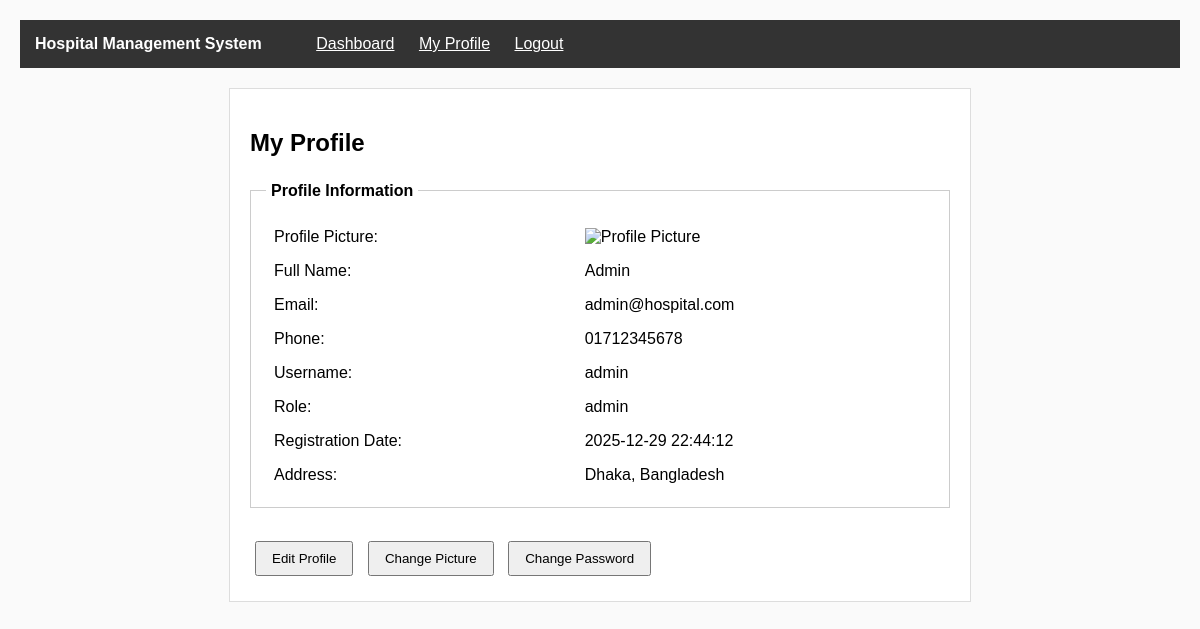
Page /view/profile_view.php (signed in) on the committed database.
### tables this page shows
CREATE TABLE users (
  id INT AUTO_INCREMENT PRIMARY KEY,
  full_name VARCHAR(100) NOT NULL,
  email VARCHAR(100) NOT NULL,
  phone VARCHAR(20) NOT NULL,
  username VARCHAR(50) NOT NULL UNIQUE,
  password VARCHAR(255) NOT NULL,
  role VARCHAR(20) NOT NULL,
  profile_picture VARCHAR(255),
  original_picture_name VARCHAR(255),
  address TEXT,
  registration_date TIMESTAMP DEFAULT CURRENT_TIMESTAMP
);

### model/userModel.php (called while the page is built, shortened)
<?php
function getUserById($id)
{
    $con = getConnection();
    $sql = "SELECT * FROM users WHERE id='{$id}'";
    $result = mysqli_query($con, $sql);
    if (mysqli_num_rows($result) == 1) {
        return mysqli_fetch_assoc($result);
    } else {
        return false;
    }
}
?>

### view/profile_view.php (the view, shortened to what this page needs)
<?php
require_once('../model/userModel.php');
$user = getUserById($_SESSION['user_id']);
?>
<!DOCTYPE html>
<html lang="en">
<head>
    <link rel="stylesheet" href="../assets/css/style.css">
</head>
<body>
    <div class="navbar">
        <span class="navbar-title">Hospital Management System</span>
        <?php
        if ($_SESSION['role'] == 'admin') {
            $dashboard_link = 'dashboard_admin.php';
        } elseif ($_SESSION['role'] == 'doctor') {
            $dashboard_link = 'dashboard_doctor.php';
        } elseif ($_SESSION['role'] == 'patient') {
            $dashboard_link = 'dashboard_patient.php';
        } else {
            header('location: ../controller/logout.php');
            exit;
        }
        ?>
        <a href="<?php echo $dashboard_link; ?>" class="navbar-link">Dashboard</a>
        <a href="profile_view.php" class="navbar-link">My Profile</a>
        <a href="../controller/logout.php" class="navbar-link">Logout</a>
    </div>
    <div class="main-container">
        <h2>My Profile</h2>
        <fieldset>
            <legend>Profile Information</legend>
            <table>
                <tr>
                    <td>Profile Picture:</td>
                    <td>
                        <img src="<?php echo $user && $user['profile_picture'] ? $user['profile_picture'] : '../assets/images/default.jpg'; ?>"
                            alt="Profile Picture" width="100" height="100" id="profile-picture">
                    </td>
                </tr>
                <tr>
                    <td>Full Name:</td>
                    <td><?php echo $user ? $user['full_name'] : 'N/A'; ?></td>
                </tr>
                <tr>
                    <td>Email:</td>
                    <td><?php echo $user ? $user['email'] : 'N/A'; ?></td>
                </tr>
                <tr>
                    <td>Phone:</td>
                    <td><?php echo $user ? $user['phone'] : 'N/A'; ?></td>
                </tr>
                <tr>
                    <td>Username:</td>
                    <td><?php echo $user ? $user['username'] : 'N/A'; ?></td>
                </tr>
                <tr>
                    <td>Role:</td>
                    <td><?php echo $user ? $user['role'] : 'N/A'; ?></td>
                </tr>
                <tr>
                    <td>Registration Date:</td>
                    <td><?php echo $user ? $user['registration_date'] : 'N/A'; ?></td>
                </tr>
                <tr>
                    <td>Address:</td>
                    <td><?php echo $user && $user['address'] ? $user['address'] : 'N/A'; ?></td>
                </tr>
            </table>
        </fieldset>
        <br>
        <a href="profile_edit.php"><button>Edit Profile</button></a>
        <a href="profile_upload_picture.php"><button>Change Picture</button></a>
        <a href="profile_change_password.php"><button>Change Password</button></a>
    </div>
</body>
</html>

### assets/css/style.css (style rules this page uses)
body { margin: 0; padding: 20px; background-color: #fafafa; font-family: Arial, sans-serif; }
.main-container { width: 700px; margin: 20px auto; padding: 20px; background-color: white; border: 1px solid #ddd; }
.navbar { background-color: #333; color: white; padding: 15px; margin-bottom: 20px; }
.navbar-title { margin-right: 30px; font-weight: bold; }
.navbar-link { color: white; margin-left: 20px; }
fieldset { padding: 15px; margin: 10px 0; border: 1px solid #ccc; }
legend { font-weight: bold; padding: 5px; }
table { width: 100%; border-collapse: collapse; }
td { padding: 8px; }
input[type="submit"], button { padding: 8px 15px; margin: 5px; cursor: pointer; }
a { color: blue; }

### rows in the picture
users: full_name "Admin", email "admin@hospital.com", phone "01712345678", username "admin", role "admin", registration_date "2025-12-29 22:44:12", address "Dhaka, Bangladesh"
